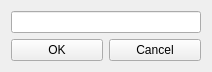
<?xml version="1.0" encoding="UTF-8"?>
<ui version="4.0">
 <class>NewTabNameForm</class>
 <widget class="QWidget" name="NewTabNameForm">
  <property name="geometry">
   <rect>
    <x>0</x>
    <y>0</y>
    <width>212</width>
    <height>68</height>
   </rect>
  </property>
  <property name="windowTitle">
   <string>Form</string>
  </property>
  <layout class="QGridLayout" name="gridLayout">
   <item row="1" column="0">
    <widget class="QPushButton" name="pushButton_OK">
     <property name="text">
      <string>OK</string>
     </property>
    </widget>
   </item>
   <item row="1" column="1">
    <widget class="QPushButton" name="pushButton_Cancel">
     <property name="text">
      <string>Cancel</string>
     </property>
    </widget>
   </item>
   <item row="0" column="0" colspan="2">
    <widget class="QLineEdit" name="lineEdit"/>
   </item>
  </layout>
 </widget>
 <resources/>
 <connections/>
</ui>
